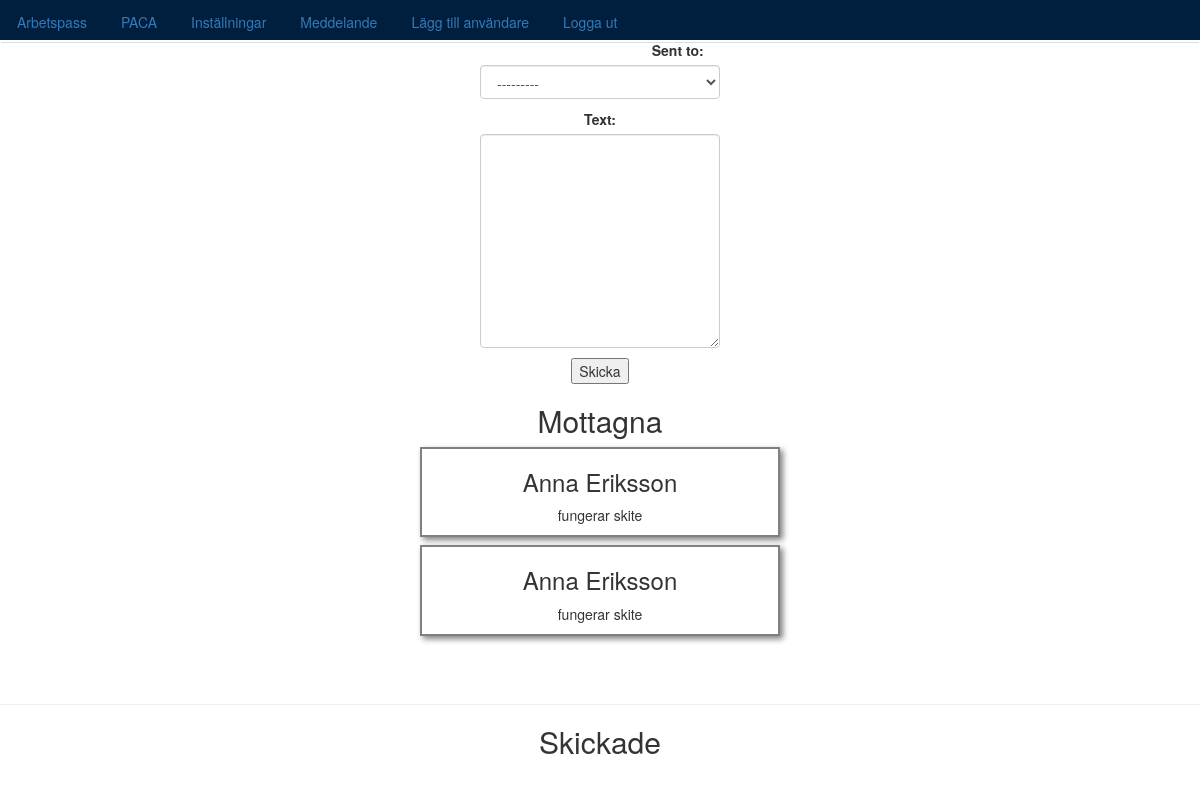
The page /message (signed in) on the database its author committed.
### paca_app/models.py (models this page shows, shortened)
class Message(models.Model):
    is_read = models.BooleanField(default=False)
    text = models.TextField(max_length=200)
    sent_from = models.ForeignKey('User', on_delete=models.CASCADE, related_name='sent_from')
    sent_to = models.ForeignKey('User', on_delete=models.CASCADE, related_name='sent_to')
    sent_time = models.DateTimeField(auto_now_add=True)

class User(AbstractUser):
    has_logged_in = models.BooleanField(default=False)
    phone = models.CharField(max_length=12)
    first_name = models.CharField(max_length=30)
    last_name = models.CharField(max_length=30)
    username = None
    email = models.EmailField(_('email address'), unique=True)
    USERNAME_FIELD = 'email'
    REQUIRED_FIELDS = []
    objects = UserManager()
    def __str__(self):
        return "{} {}".format(self.first_name, self.last_name)

### paca_app/views.py (the view)
# urls.py: path('message', views.message, name='message'),
@login_required
def message(request):
    form = MessageForm()
    if request.method == 'POST':
        form = MessageForm(request.POST)
        if form.is_valid():
            new_message = form.save(commit=False)
            new_message.sent_from = request.user
            new_message.save()
    messages = Message.objects.filter(sent_to=request.user)
    message_sent = Message.objects.filter(sent_from=request.user)
    return render(request,'message.html',{'form':form,'messages':messages,'message_sent':message_sent})

### paca_app/forms.py
class MessageForm(ModelForm):
    def __init__(self, *args, **kwargs):
        super(MessageForm, self).__init__(*args, **kwargs)
        for visible in self.visible_fields():
            visible.field.widget.attrs['class'] = 'form-control'
    class Meta:
        model = Message
        fields = ['sent_to','text']

### paca_app/templates/message.html (shortened to what this page needs)
{% extends "base.html" %}
    {% block content %}
    <form method="POST" style="width:20vw;margin:auto;"action=" ">
      {{ form.as_p }}
      <input type="submit" value="Skicka">
    </form>
    <h2>Mottagna</h2>
    {% for msg in messages %}
    <div style="margin:0 auto 1vh auto;border:2px solid grey; box-shadow:3px 3px 6px grey;width:30vw;">
      <h3>{{msg.sent_to}}</h3>
      <p>{{msg.text}}</p>
    </div>
    {%endfor %}
    <br/>
    <br/>
    <hr/>
    <h2>Skickade</h2>
  {% endblock %}

### paca_app/templates/base.html (style rules this page uses)
body { margin:0; text-align:center; }

### rows shown on the page
Message: sent_to "Anna Eriksson", text "fungerar skite"
Message: sent_to "Anna Eriksson", text "fungerar skite"
